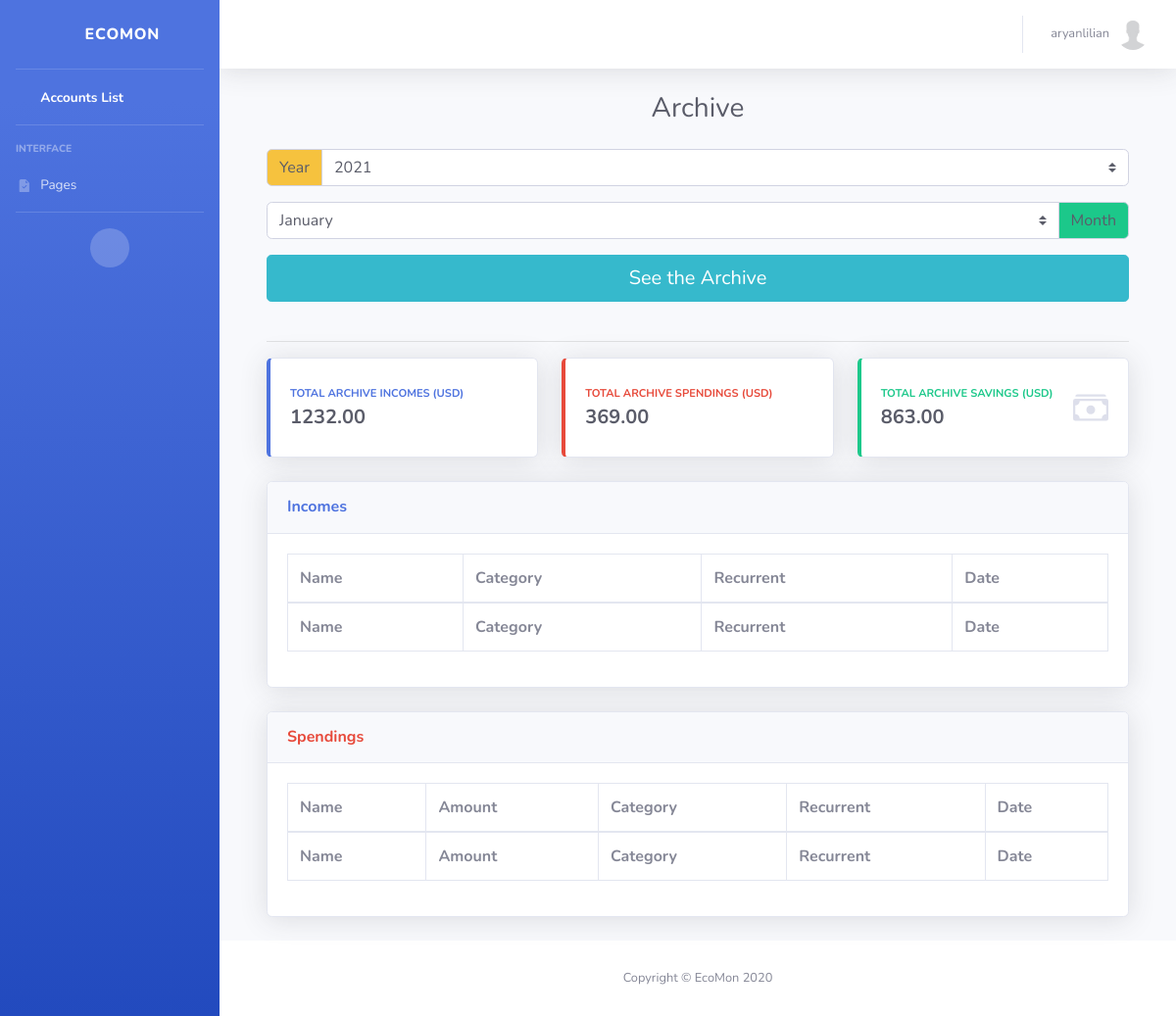
Screenshot of /users/archive/ (signed in) with the database file from the repository.
### users/models.py (models this page shows, shortened)
class User(AbstractUser):
    email = models.EmailField(_('Email'), null=False, blank=False, unique=True)
    first_name = models.CharField(_('First Name'), max_length=100, null=False, blank=False)
    last_name = models.CharField(_('Last Name'), max_length=100, null=False, blank=False)
    birth_date = models.DateField(_('Birth Date'), auto_now_add=False, null=True, blank=True)
    phone_number = PhoneNumberField(_('Phone Number'), null=True, blank=True, unique=True)
    email_verified = models.BooleanField(_('Email Verified'), default=False)
    pro_membership = models.BooleanField(_('Pro Membership'), default=False)
    phone_number_verified = models.BooleanField(_('Phone Number Verified'), default=False)
    send_marketing_emails = models.BooleanField(_('Send marketing emails'), default=False)
    accept_terms_conditions_and_security_policy = models.BooleanField(
        _('Accept Terms and Conditions, Data Security Policy'),
        default=False
    )

class Profile(models.Model):
    class Currency(models.TextChoices):
        AED = 'AED', _('AED')
        AUD = 'AUD', _('AUD')
        BRL = 'BRL', _('BRL')
        CAD = 'CAD', _('CAD')
        CHF = 'CHF', _('CHF')
        CLP = 'CLP', _('CLP')
        CNY = 'CNY', _('CNY')
        COP = 'COP', _('COP')
        CZK = 'CZK', _('CZK')
        DKK = 'DKK', _('DKK')
        EUR = 'EUR', _('EUR')
        GBP = 'GBP', _('GBP')
        HKD = 'HKD', _('HKD')
        HUF = 'HUF', _('HUF')
        IDR = 'IDR', _('IDR')
        ILS = 'ILS', _('ILS')
        INR = 'INR', _('INR')
        JPY = 'JPY', _('JPY')
        KRW = 'KRW', _('KRW')
        MDL = 'MDL', _('MDL')
        MXN = 'MXN', _('MXN')
        MYR = 'MYR', _('MYR')
        NOK = 'NOK', _('NOK')
        NZD = 'NZD', _('NZD')
        PHP = 'PHP', _('PHP')
        PLN = 'PLN', _('PLN')
        RON = 'RON', _('RON')
        RUB = 'RUB', _('RUB')
        SAR = 'SAR', _('SAR')
        SEK = 'SEK', _('SEK')
        SGD = 'SGD', _('SGD')
        THB = 'THB', _('THB')
        TRY = 'TRY', _('TRY')
        TWD = 'TWD', _('TWD')
        USD = 'USD', _('USD')
        ZAR = 'ZAR', _('ZAR')
    user = models.OneToOneField(User, on_delete=models.CASCADE)
    image = models.ImageField(_('Avatar'), default='default.jpg', upload_to='profile_pics')
    description = models.TextField(_('Description'), null=True, blank=True)
    created_date = models.DateTimeField(_('Created Date/Time'), auto_now_add=True)
    updated_date = models.DateTimeField(_('Updated Date/Time'), auto_now=True)
    currency = models.CharField(
        _('Currency'), max_length=3, choices=Currency.choices, default=Currency.USD
    )

### users/views.py (the view, shortened to what this page needs)
# urls.py: path('archive/', ArchiveView.as_view(), name='archive'),
class ArchiveView(LoginRequiredMixin, View):
    template_name = 'users/archive.html'
    def get(self, request, *args, **kwargs):
        context = self.get_context_data(**kwargs)
        incomes = Income.objects.filter(user=request.user)
        spendings = Spending.objects.filter(user=request.user)
        total_incomes, total_spendings = assembly(incomes), assembly(spendings)
        context['incomes'] = incomes
        context['spendings'] = spendings
        context['total_incomes'] = total_incomes
        context['total_spendings'] = total_spendings
        context['total_savings'] = total_incomes - total_spendings
        return render(request, self.template_name, context)
    def get_context_data(self, **kwargs):
        context = {
            'currency': Profile.objects.get(user=self.request.user).currency,
            'title' : template_titles['archive_title']
        }
        return context

### common/utils.py (called while the page is built)
def assembly(obj):
    return round(sum(i.amount for i in obj), 2)

### templates/users/archive.html (shortened to what this page needs)
{% extends 'users/base.html' %}
{% block content %}
	<div class="container">
		<form method="POST" action="{% url 'archive' %}">
			<div class="input-group mb-3">
			  <div class="input-group-prepend">
			    <label class="input-group-text text-gray-800 bg-warning" for="inputGroupSelect01">Year</label>
			  </div>
			  <select name="year" class="custom-select text-gray-800" id="inputGroupSelect01">
			    <option value="2021">2021</option>
			  </select>
			</div>
			<div class="input-group mb-3">
			  <select name="month" class="custom-select text-gray-800 id="inputGroupSelect02">
			    <option value="01">January</option>
			  </select>
			  <div class="input-group-append">
			    <label class="input-group-text text-gray-800 bg-success" for="inputGroupSelect02">Month</label>
			  </div>
			</div>
			<input type="submit" name="result" value="See the Archive" class="btn btn-info btn-lg btn-block">
		</form>
		<br>
		<hr>
		{% include 'users/components/total-cards.html' %}
		{% include 'users/components/incomes-or-accounts-list-table.html' %}
		{% include 'users/components/spendings-list-table.html' %}
        </div>
{% endblock content %}

### templates/users/base.html (shortened to what this page needs)
{% load static %}
<!DOCTYPE html>
<html lang="en">
<head>
    <link href="{% static 'vendor/fontawesome-free/css/all.min.css' %}" rel="stylesheet" type="text/css">
    <link href="{% static 'css/sb-admin-2.min.css' %}" rel="stylesheet" type="text/css">
    <link href="{% static 'vendor/datatables/dataTables.bootstrap4.min.css' %}" rel="stylesheet" type="text/css">
</head>
<body id="page-top">
    <div id="wrapper">
        <ul class="navbar-nav bg-gradient-primary sidebar sidebar-dark accordion" id="accordionSidebar">
            <a class="sidebar-brand d-flex align-items-center justify-content-center" href="{% url 'accounts' %}">
                <div class="sidebar-brand-icon rotate-n-15">
                    <i class="fas fa-laugh-wink"></i>
                </div>
                <div class="sidebar-brand-text mx-3">EcoMon</div>
            </a>
            <hr class="sidebar-divider my-0">
            <li class="nav-item active">
                <a class="nav-link" href="{% url 'accounts' %}">
                    <span>Accounts List</span></a>
            </li>
            <hr class="sidebar-divider">
            <div class="sidebar-heading">
                Interface
            </div>
            <li class="nav-item">
                <a class="nav-link collapsed" href="#" data-toggle="collapse" data-target="#collapseTwo"
                    aria-expanded="true" aria-controls="collapseTwo">
                    <i class="fas fa-fw">
                    </i>
                    <span>Pages</span>
                </a>
            </li>
            <hr class="sidebar-divider">
            <div class="text-center d-none d-md-inline">
                <button class="rounded-circle border-0" id="sidebarToggle"></button>
            </div>
        </ul>
        <div id="content-wrapper" class="d-flex flex-column">
            <div id="content">
                <nav class="navbar navbar-expand navbar-light bg-white topbar mb-4 static-top shadow">
                    <ul class="navbar-nav ml-auto">
                        <li class="nav-item dropdown no-arrow">
                            <a class="nav-link dropdown-toggle" href="#" id="userDropdown" role="button"
                                data-toggle="dropdown" aria-haspopup="true" aria-expanded="false">
                                <span class="mr-2 d-none d-lg-inline text-gray-600 small">{{ user.username }}</span>
                                <img class="img-profile rounded-circle" src="{{ user.profile.image.url }}">
                            </a>
                        </li>
                    </ul>
                </nav>
                <div class="container-fluid">
                    <div class="d-sm-flex align-items-center justify-content-center mb-4">
                        <h1 class="h3 mb-0 text-gray-800">{{ title }}</h1>
                    </div>
                    {% block content %}
                    {% endblock %}
                </div>
            </div>
            <footer class="sticky-footer bg-white">
                <div class="container my-auto">
                    <div class="copyright text-center my-auto">
                        <span>Copyright &copy; EcoMon 2020</span>
                    </div>
                </div>
            </footer>
        </div>
    </div>
</body>
</html>

### templates/users/components/total-cards.html (shortened to what this page needs)
<div class="row">
    <div class="col-xl-4 col-md-6 mb-4">
        <div class="card border-left-primary shadow h-100 py-2">
            <div class="card-body">
                <div class="row no-gutters align-items-center">
                    <div class="col mr-2">
                        <div class="text-xs font-weight-bold text-primary text-uppercase mb-1">
                            {% if request.get_full_path == '/users/dashboard/' %}
                                Incomes ({{ currency }}) Monthly
                            {% else %}
                                Total Archive Incomes ({{ currency }})
                            {% endif %}
                        </div>
                        <div class="h5 mb-0 font-weight-bold text-gray-800">{% if total_incomes %}{{ total_incomes }}{% else %}0.0{% endif %}</div>
                    </div>
                    <div class="col-auto">
                        <i class="fas fa-wallet fa-2x text-gray-300"></i>
                    </div>
                </div>
            </div>
        </div>
    </div>
    <div class="col-xl-4 col-md-6 mb-4">
        <div class="card border-left-danger shadow h-100 py-2">
            <div class="card-body">
                <div class="row no-gutters align-items-center">
                    <div class="col mr-2">
                        <div class="text-xs font-weight-bold text-danger text-uppercase mb-1">
                            {% if request.get_full_path == '/users/dashboard/' %}
                                Spendings ({{ currency }}) Monthly
                            {% else %}
                                Total Archive Spendings ({{ currency }})
                            {% endif %}
                        </div>
                        <div class="h5 mb-0 font-weight-bold text-gray-800">{% if total_spendings %}{{ total_spendings }}{% else %}0.0{% endif %}</div>
                    </div>
                    <div class="col-auto">
                        <i class="fas fa-credit-card fa-2x text-gray-300"></i>
                    </div>
                </div>
            </div>
        </div>
    </div>
    <div class="col-xl-4 col-md-6 mb-4">
        <div class="card border-left-success shadow h-100 py-2">
            <div class="card-body">
                <div class="row no-gutters align-items-center">
                    <div class="col mr-2">
                        <div class="text-xs font-weight-bold text-success text-uppercase mb-1">
                            {% if request.get_full_path == '/users/dashboard/' %}
                                Savings ({{ currency }}) Monthly
                            {% else %}
                                Total Archive Savings  ({{ currency }})
                            {% endif %}
                        </div>
                        <div class="h5 mb-0 font-weight-bold text-gray-800">{% if total_savings %}{{ total_savings }}{% else %}0.0{% endif %}</div>
                    </div>
                    <div class="col-auto">
                    </div>
                </div>
            </div>
        </div>
    </div>
</div>

### rows the page displays
User: username "aryanlilian", profile.image (placeholder picture)
Profile: currency "USD"

### other values shown
{{ title }} "Archive"
{{ total_incomes }} "1232.00"
{{ total_spendings }} "369.00"
{{ total_savings }} "863.00"
